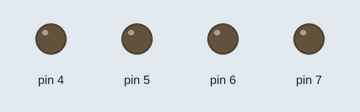
The sketch below on a simulated Arduino Uno, built with avr-gcc and run on an emulated ATmega328P. Parts: output pins drawn as LEDs (lit = HIGH).

Above: at 2.5 s.
At 6.5 s:
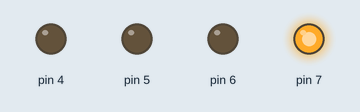
At 11.2 s:
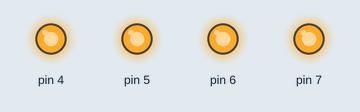
At 14.37 s:
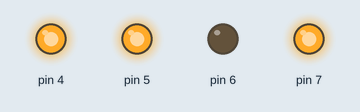
At 14.75 s:
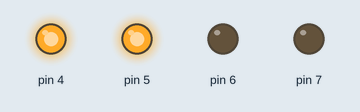
At 14.95 s:
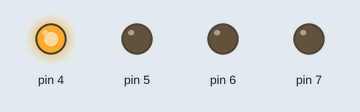
Timing chart, 0 to 19.7 s (numbered marks = the images above):
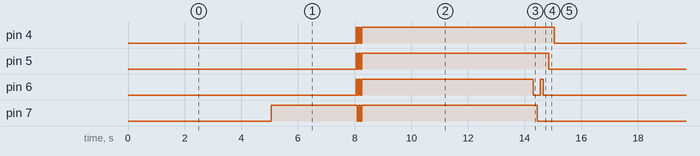

Measured:
- by itself, pin 4: repeats every 15.2 s: LOW 0.05 s, HIGH 0.05 s, LOW 0.05 s, HIGH 6.8 s, LOW 8.2 s, HIGH 0.05 s
- by itself, pin 5: repeats every 15.2 s: LOW 0.05 s, HIGH 0.05 s, LOW 0.05 s, HIGH 6.6 s, LOW 8.4 s, HIGH 0.05 s
- by itself, pin 6: repeats every 15.2 s: LOW 0.05 s, HIGH 0.05 s, LOW 0.05 s, HIGH 6.1 s, LOW 0.25 s, HIGH 0.10 s, LOW 8.6 s, HIGH 0.05 s
- by itself, pin 7: repeats every 15.2 s: LOW 0.05 s, HIGH 0.05 s, LOW 0.05 s, HIGH 6.2 s, LOW 5.8 s, HIGH 3.1 s

The sketch:

arduino1.ino
```cpp
void setup() {
 pinMode(7, OUTPUT);
 pinMode(6, OUTPUT);
 pinMode(5, OUTPUT);
 pinMode(4, OUTPUT);
}

void loop() {
 delay(5000);
 digitalWrite(7, LOW);
 digitalWrite(6, LOW);
 digitalWrite(5, LOW);
 digitalWrite(4, LOW);
 delay(50);
 digitalWrite(7, HIGH);

 delay(3000);

 digitalWrite(7, HIGH);
 digitalWrite(6, HIGH);
 digitalWrite(5, HIGH);
 digitalWrite(4, HIGH);
 delay(50);
 digitalWrite(7, LOW);
 digitalWrite(6, LOW);
 digitalWrite(5, LOW);
 digitalWrite(4, LOW);
 delay(50);
 digitalWrite(7, HIGH);
 digitalWrite(6, HIGH);
 digitalWrite(5, HIGH);
 digitalWrite(4, HIGH);
 delay(50);
 digitalWrite(7, LOW);
 digitalWrite(6, LOW);
 digitalWrite(5, LOW);
 digitalWrite(4, LOW);
 delay(50);
 digitalWrite(7, HIGH);
 digitalWrite(6, HIGH);
 digitalWrite(5, HIGH);
 digitalWrite(4, HIGH);
 delay(6000);


 digitalWrite(6, HIGH);
 delay(50);
 digitalWrite(6, LOW);
 delay(50);

 digitalWrite(7, HIGH);
 delay(100);
 digitalWrite(7, LOW);
 delay(100);

 digitalWrite(6, HIGH);
 delay(100);
 digitalWrite(6, LOW);
 delay(100);

 digitalWrite(5, HIGH);
 delay(100);
 digitalWrite(5, LOW);
 delay(100);

 digitalWrite(4, HIGH);
 delay(100);
 digitalWrite(4, LOW);
 delay(100);


}
```
